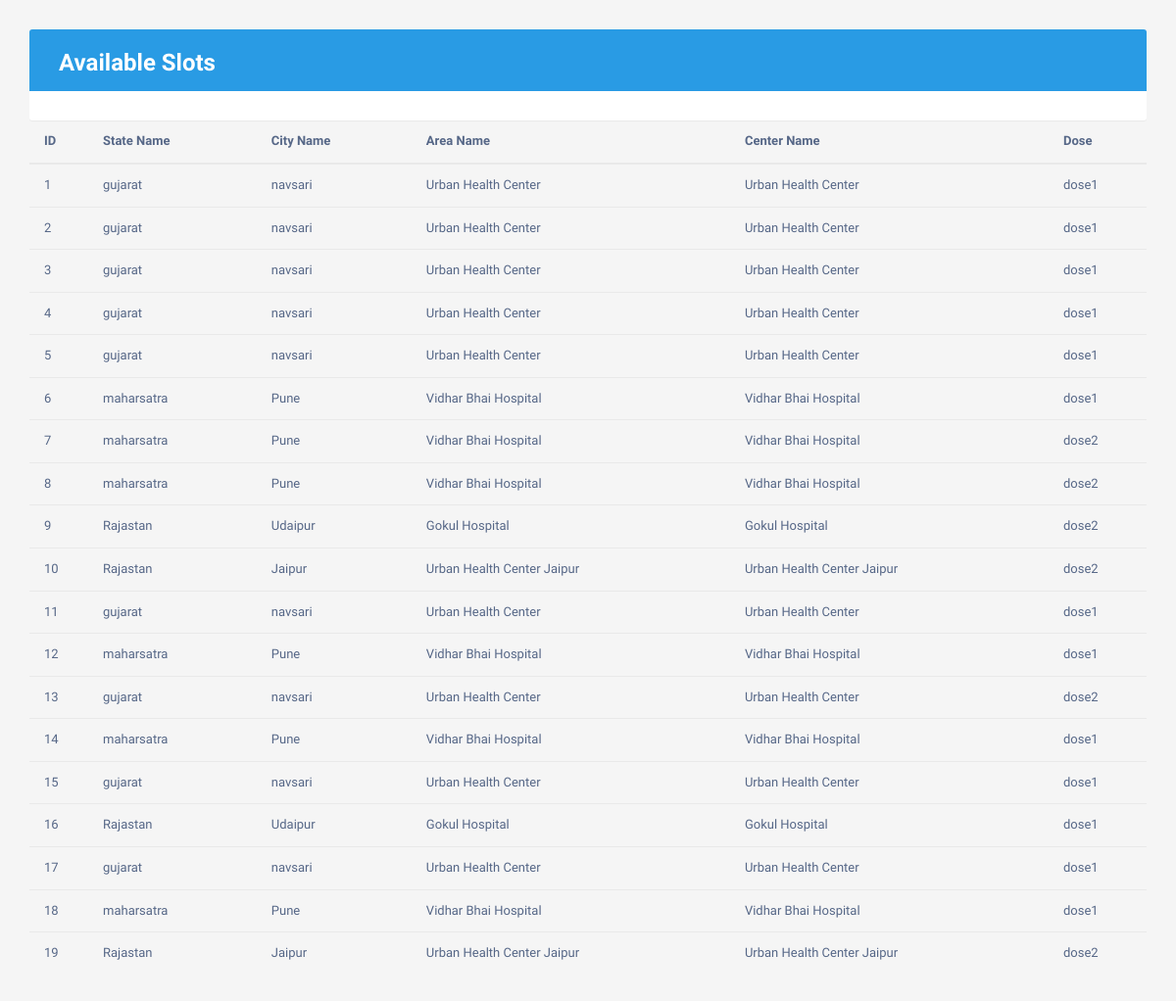
The page /Adminlogin/availableslots.php on the database its author committed.
### tables this page shows
CREATE TABLE `slot_booked` (
  `ID` int(11) NOT NULL,
  `User_ID` int(11) NOT NULL,
  `SubUser_ID` int(11) NOT NULL,
  `City_ID` int(11) NOT NULL,
  `State_ID` int(11) NOT NULL,
  `Area_ID` varchar(255) NOT NULL,
  `Centre_Name` varchar(255) NOT NULL,
  `Dose` varchar(255) NOT NULL,
  `Vaccine_Name` varchar(255) NOT NULL
);

CREATE TABLE `state` (
  `State_ID` int(11) NOT NULL,
  `State_Name` varchar(250) NOT NULL
);

CREATE TABLE `city` (
  `City_ID` int(11) NOT NULL,
  `City_Name` varchar(255) NOT NULL,
  `State_ID` int(11) NOT NULL
);

CREATE TABLE `vaccination_centre` (
  `ID` int(11) NOT NULL,
  `Centre_Name` varchar(255) NOT NULL,
  `Area_ID` int(255) NOT NULL
);

### Adminlogin/availableslots.php (the view, shortened to what this page needs)
<!DOCTYPE html>
<?php
include ("connect.php");
$query = "SELECT * FROM `slot_booked`";
  $res= $con->query($query);
?>
<html>
<head>
<link rel="stylesheet" href="https://maxcdn.bootstrapcdn.com/font-awesome/4.7.0/css/font-awesome.min.css">
<link rel="stylesheet" href="https://maxcdn.bootstrapcdn.com/bootstrap/3.3.7/css/bootstrap.min.css">
</head>
<body>
<div class="container">
    <div class="table-responsive">
        <div class="table-wrapper">
            <div class="table-title">
                <div class="row">
                    <div class="col-xs-5">
                        <h2> <b>Available Slots</b></h2>
						</div>
                    </div>
                </div>
            </div>
            <table class="table table-striped table-hover">
                <thead>
                    <tr>
                        <th>ID</th>
                        <th>State Name</th>
						<th>City Name</th>
						<th>Area Name</th>
						<th>Center Name</th>
						<th>Dose</th>
                     <?php
                    $i = 1;
           while ($row=$res->fetch_object())
  {
		$user2 = "select * from state where `State_ID` = $row->State_ID";
	    $res2= $con->query($user2);
		$row2=$res2->fetch_object();
		 $user3 = "select * from city where `City_ID`= $row->City_ID";
	    $res3= $con->query($user3);
		$row3=$res3->fetch_object();
		$user4 = "select * from vaccination_centre where `Area_ID` = $row->Area_ID";
	    $res4= $con->query($user4);
		$row4=$res4->fetch_object();
		$user5 = "select * from vaccination_centre where `Area_ID` = $row->Area_ID";
	    $res5= $con->query($user5);
		$row5=$res5->fetch_object();
    ?>
                    <tr>
                        <td><?php echo $i++ ?></td>
                        <td><?php echo $row2->State_Name;?></td>
						  <td><?php echo $row3->City_Name;?></td>
						   <td><?php echo $row4->Centre_Name;?></td>
						    <td><?php echo $row5->Centre_Name;?></td>
							 <td><?php echo $row->Dose;?></td>
                   </tr>
                <?php } ?>
                    </tr>
                </thead>
                <body>
            </table>
        </div>
    </div>
</body>
</html>

### Adminlogin/availableslots.php (style rules this page uses)
body { color: #566787; background: #f5f5f5; font-family: 'Varela Round', sans-serif; font-size: 13px; }
.table-responsive { margin: 30px 0; }
.table-wrapper { min-width: 1000px; background: #fff; padding: 20px 25px; border-radius: 3px; box-shadow: 0 1px 1px rgba(0,0,0,.05); }
.table-title { padding-bottom: 15px; background: #299be4; color: #fff; padding: 16px 30px; margin: -20px -25px 10px; border-radius: 3px 3px 0 0; }
.table-title h2 { margin: 5px 0 0; font-size: 24px; }
table.table tr th, table.table tr td { border-color: #e9e9e9; padding: 12px 15px; vertical-align: middle; }
table.table tr th:first-child { width: 60px; }
table.table tr th:last-child { width: 100px; }

### rows shown on the page
slot_booked: State_ID.State_Name "gujarat", City_ID.City_Name "navsari", vaccination_centre.Centre_Name "Urban Health Center", Dose "dose1"
slot_booked: State_ID.State_Name "gujarat", City_ID.City_Name "navsari", vaccination_centre.Centre_Name "Urban Health Center", Dose "dose1"
slot_booked: State_ID.State_Name "gujarat", City_ID.City_Name "navsari", vaccination_centre.Centre_Name "Urban Health Center", Dose "dose1"
slot_booked: State_ID.State_Name "gujarat", City_ID.City_Name "navsari", vaccination_centre.Centre_Name "Urban Health Center", Dose "dose1"
slot_booked: State_ID.State_Name "gujarat", City_ID.City_Name "navsari", vaccination_centre.Centre_Name "Urban Health Center", Dose "dose1"
slot_booked: State_ID.State_Name "maharsatra", City_ID.City_Name "Pune", vaccination_centre.Centre_Name "Vidhar Bhai Hospital", Dose "dose1"
slot_booked: State_ID.State_Name "maharsatra", City_ID.City_Name "Pune", vaccination_centre.Centre_Name "Vidhar Bhai Hospital", Dose "dose2"
slot_booked: State_ID.State_Name "maharsatra", City_ID.City_Name "Pune", vaccination_centre.Centre_Name "Vidhar Bhai Hospital", Dose "dose2"
slot_booked: State_ID.State_Name "Rajastan", City_ID.City_Name "Udaipur", vaccination_centre.Centre_Name "Gokul Hospital", Dose "dose2"
slot_booked: State_ID.State_Name "Rajastan", City_ID.City_Name "Jaipur", vaccination_centre.Centre_Name "Urban Health Center Jaipur", Dose "dose2"
slot_booked: State_ID.State_Name "gujarat", City_ID.City_Name "navsari", vaccination_centre.Centre_Name "Urban Health Center", Dose "dose1"
slot_booked: State_ID.State_Name "maharsatra", City_ID.City_Name "Pune", vaccination_centre.Centre_Name "Vidhar Bhai Hospital", Dose "dose1"
slot_booked: State_ID.State_Name "gujarat", City_ID.City_Name "navsari", vaccination_centre.Centre_Name "Urban Health Center", Dose "dose2"
slot_booked: State_ID.State_Name "maharsatra", City_ID.City_Name "Pune", vaccination_centre.Centre_Name "Vidhar Bhai Hospital", Dose "dose1"
slot_booked: State_ID.State_Name "gujarat", City_ID.City_Name "navsari", vaccination_centre.Centre_Name "Urban Health Center", Dose "dose1"
slot_booked: State_ID.State_Name "Rajastan", City_ID.City_Name "Udaipur", vaccination_centre.Centre_Name "Gokul Hospital", Dose "dose1"
slot_booked: State_ID.State_Name "gujarat", City_ID.City_Name "navsari", vaccination_centre.Centre_Name "Urban Health Center", Dose "dose1"
slot_booked: State_ID.State_Name "maharsatra", City_ID.City_Name "Pune", vaccination_centre.Centre_Name "Vidhar Bhai Hospital", Dose "dose1"
slot_booked: State_ID.State_Name "Rajastan", City_ID.City_Name "Jaipur", vaccination_centre.Centre_Name "Urban Health Center Jaipur", Dose "dose2"
